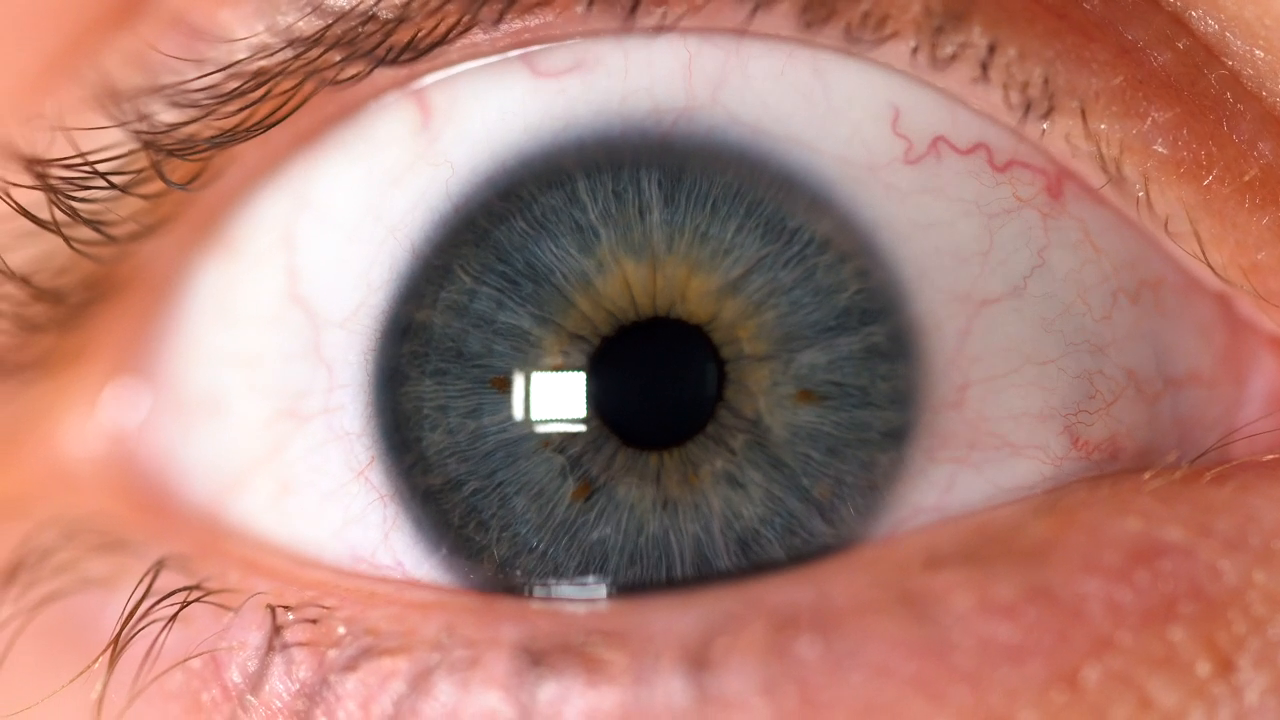
#> input picture frame 15 of gaze_clips/mixkit-human-eye-focusing-in-20962-hd-ready.mp4, 1280 x 720 px, given in place of eye_test1.mp4, which was not available
$ python points_caliberate.py
#> lines starting #> are read from the running program, lines starting #| are printed output that depends on the picture; pictures that were not available may be replaced by others from this repository, and a replacement may not be noted
### OPENH_interface/vector_3d_output.py
import cv2
import numpy as np
import random
import math
import tkinter as tk
import os
from tkinter import filedialog
import sys
import time

try:
    import gl_sphere
    GL_SPHERE_AVAILABLE = True
except ImportError:
    GL_SPHERE_AVAILABLE = False
    print("gl_sphere module not found. OpenGL rendering will be disabled.")

# ==========================
# Load fixed eyeball center
# ==========================

EYEBALL_CENTER_FILE = "eye_calib_eyeball_center.txt"  # change to your calib filename if needed

def load_eyeball_center(path=EYEBALL_CENTER_FILE, default_res=(640, 480)):
    try:
        with open(path, "r") as f:
            line = f.readline().strip()
        x_str, y_str = line.split(",")
        return (int(x_str), int(y_str))
    except Exception as e:
        print("Could not load eyeball center from file, falling back to image center:", e)
        return (default_res[0] // 2, default_res[1] // 2)

FIXED_EYEBALL_CENTER = load_eyeball_center()

# ==========================
# Existing helpers (copied from vector.py, unchanged)
# ==========================

def crop_to_aspect_ratio(image, width=640, height=480):
    current_height, current_width = image.shape[:2]
    desired_ratio = width / height
    current_ratio = current_width / current_height

    if current_ratio > desired_ratio:
        new_width = int(desired_ratio * current_height)
        offset = (current_width - new_width) // 2
        cropped_img = image[:, offset:offset + new_width]
    else:
        new_height = int(current_width / desired_ratio)
        offset = (current_height - new_height) // 2
        cropped_img = image[offset:offset + new_height, :]

    return cv2.resize(cropped_img, (width, height))

def apply_binary_threshold(image, darkestPixelValue, addedThreshold):
    threshold = darkestPixelValue + addedThreshold
    _, thresholded_image = cv2.threshold(image, threshold, 255, cv2.THRESH_BINARY_INV)
    return thresholded_image

def get_darkest_area(image):
    ignoreBounds = 20
    imageSkipSize = 10
    searchArea = 20
    internalSkipSize = 5

    gray = cv2.cvtColor(image, cv2.COLOR_BGR2GRAY)
    min_sum = float('inf')
    darkest_point = None

    for y in range(ignoreBounds, gray.shape[0] - ignoreBounds, imageSkipSize):
        for x in range(ignoreBounds, gray.shape[1] - ignoreBounds, imageSkipSize):
            current_sum = np.int64(0)
            num_pixels = 0
            for dy in range(0, searchArea, internalSkipSize):
                if y + dy >= gray.shape[0]:
                    break
                for dx in range(0, searchArea, internalSkipSize):
                    if x + dx >= gray.shape[1]:
                        break
                    current_sum += gray[y + dy][x + dx]
                    num_pixels += 1

            if current_sum < min_sum and num_pixels > 0:
                min_sum = current_sum
                darkest_point = (x + searchArea // 2, y + searchArea // 2)

    return darkest_point

def mask_outside_square(image, center, size):
    x, y = center
    half_size = size // 2

    mask = np.zeros_like(image)

    top_left_x = max(0, x - half_size)
    top_left_y = max(0, y - half_size)
    bottom_right_x = min(image.shape[1], x + half_size)
    bottom_right_y = min(image.shape[0], y + half_size)

    mask[top_left_y:bottom_right_y, top_left_x:bottom_right_x] = 255
    masked_image = cv2.bitwise_and(image, mask)
    return masked_image

def filter_contours_by_area_and_return_largest(contours, pixel_thresh, ratio_thresh):
    max_area = 0
    largest_contour = None

    for contour in contours:
        area = cv2.contourArea(contour)
        if area >= pixel_thresh:
            x, y, w, h = cv2.boundingRect(contour)
            length = max(w, h)
            width = min(w, h)
            if width == 0:
                continue
            length_to_width_ratio = length / width
            width_to_length_ratio = width / length
            current_ratio = max(length_to_width_ratio, width_to_length_ratio)
            if current_ratio <= ratio_thresh and area > max_area:
                max_area = area
                largest_contour = contour

    if largest_contour is not None:
        return [largest_contour]
    else:
        return []

def check_contour_pixels(contour, image_shape, debug_mode_on):
    if len(contour) < 5:
        return [0, 0, None]

    contour_mask = np.zeros(image_shape, dtype=np.uint8)
    cv2.drawContours(contour_mask, [contour], -1, (255), 1)

    ellipse_mask_thick = np.zeros(image_shape, dtype=np.uint8)
    ellipse_mask_thin = np.zeros(image_shape, dtype=np.uint8)
    ellipse = cv2.fitEllipse(contour)

    cv2.ellipse(ellipse_mask_thick, ellipse, (255), 10)
    cv2.ellipse(ellipse_mask_thin, ellipse, (255), 4)

    overlap_thick = cv2.bitwise_and(contour_mask, ellipse_mask_thick)
    overlap_thin = cv2.bitwise_and(contour_mask, ellipse_mask_thin)

    absolute_pixel_total_thick = np.sum(overlap_thick > 0)
    absolute_pixel_total_thin = np.sum(overlap_thin > 0)

    total_border_pixels = np.sum(contour_mask > 0)
    ratio_under_ellipse = (
        absolute_pixel_total_thin / total_border_pixels if total_border_pixels > 0 else 0
    )

    return [absolute_pixel_total_thick, ratio_under_ellipse, overlap_thin]

def check_ellipse_goodness(binary_image, contour, debug_mode_on):
    ellipse_goodness = [0, 0, 0]
    if len(contour) < 5:
        return ellipse_goodness

    ellipse = cv2.fitEllipse(contour)
    mask = np.zeros_like(binary_image)
    cv2.ellipse(mask, ellipse, (255), -1)

    ellipse_area = np.sum(mask == 255)
    covered_pixels = np.sum((binary_image == 255) & (mask == 255))

    if ellipse_area == 0:
        return ellipse_goodness

    ellipse_goodness[0] = covered_pixels / ellipse_area

    axes_lengths = ellipse[1]
    if axes_lengths[0] == 0 or axes_lengths[1] == 0:
        ellipse_goodness[2] = 0
    else:
        ellipse_goodness[2] = min(
            axes_lengths[1] / axes_lengths[0], axes_lengths[0] / axes_lengths[1]
        )

    return ellipse_goodness

# ==========================
# Gaze vector computation (same as your vector.py)
# ==========================

def compute_gaze_vector(x, y, center_x, center_y, screen_width=640, screen_height=480):
    viewport_width = screen_width
    viewport_height = screen_height

    fov_y_deg = 45.0
    aspect_ratio = viewport_width / viewport_height
    far_clip = 100.0

    camera_position = np.array([0.0, 0.0, 3.0])

    fov_y_rad = np.radians(fov_y_deg)
    half_height_far = np.tan(fov_y_rad / 2) * far_clip
    half_width_far = half_height_far * aspect_ratio

    ndc_x = (2.0 * x) / viewport_width - 1.0
    ndc_y = 1.0 - (2.0 * y) / viewport_height

    far_x = ndc_x * half_width_far
    far_y = ndc_y * half_height_far
    far_z = camera_position[2] - far_clip
    far_point = np.array([far_x, far_y, far_z])

    ray_origin = camera_position
    ray_direction = far_point - camera_position
    ray_direction /= np.linalg.norm(ray_direction)
    ray_direction = -ray_direction

    inner_radius = 1.0 / 1.05
    sphere_offset_x = (center_x / screen_width) * 2.0 - 1.0
    sphere_offset_y = 1.0 - (center_y / screen_height) * 2.0
    sphere_center = np.array([sphere_offset_x * 1.5, sphere_offset_y * 1.5, 0.0])

    origin = ray_origin
    direction = -ray_direction

    L = origin - sphere_center
    a = np.dot(direction, direction)
    b = 2 * np.dot(direction, L)
    c = np.dot(L, L) - inner_radius ** 2
    discriminant = b ** 2 - 4 * a * c

    if discriminant < 0:
        t = -np.dot(direction, L) / np.dot(direction, direction)
        intersection_point = origin + t * direction
        intersection_local = intersection_point - sphere_center
        target_direction = intersection_local / np.linalg.norm(intersection_local)
    else:
        sqrt_disc = np.sqrt(discriminant)
        t1 = (-b - sqrt_disc) / (2 * a)
        t2 = (-b + sqrt_disc) / (2 * a)
        t_candidates = [t for t in [t1, t2] if t > 0]
        if not t_candidates:
            return None, None
        t = min(t_candidates)
        intersection_point = origin + t * direction
        intersection_local = intersection_point - sphere_center
        target_direction = intersection_local / np.linalg.norm(intersection_local)

    circle_local_center = np.array([0.0, 0.0, inner_radius])
    circle_local_center /= np.linalg.norm(circle_local_center)

    rotation_axis = np.cross(circle_local_center, target_direction)
    rotation_axis_norm = np.linalg.norm(rotation_axis)
    if rotation_axis_norm < 1e-6:
        return sphere_center, circle_local_center

    rotation_axis /= rotation_axis_norm
    dot = np.dot(circle_local_center, target_direction)
    dot = np.clip(dot, -1.0, 1.0)
    angle_rad = np.arccos(dot)

    c = np.cos(angle_rad)
    s = np.sin(angle_rad)
    t_ = 1 - c
    x_, y_, z_ = rotation_axis

    rotation_matrix = np.array([
        [t_ * x_ * x_ + c,       t_ * x_ * y_ - s * z_, t_ * x_ * z_ + s * y_],
        [t_ * x_ * y_ + s * z_,  t_ * y_ * y_ + c,      t_ * y_ * z_ - s * x_],
        [t_ * x_ * z_ - s * y_,  t_ * y_ * z_ + s * x_, t_ * z_ * z_ + c     ],
    ])

    gaze_local = np.array([0.0, 0.0, inner_radius])
    gaze_rotated = rotation_matrix @ gaze_local
    gaze_rotated /= np.linalg.norm(gaze_rotated)

    file_path = "gaze_vector.txt"

    def is_file_available(path):
        try:
            with open(path, "a"):
                return True
        except IOError:
            return False

    if is_file_available(file_path):
        try:
            with open(file_path, "w") as f:
                all_values = np.concatenate((sphere_center, gaze_rotated))
                csv_line = ",".join(f"{v:.6f}" for v in all_values)
                f.write(csv_line + "\n")
        except Exception as e:
            print("Write error:", e)
    else:
        print("File is currently in use. Skipping write.")

    return sphere_center, gaze_rotated

# ==========================
# NEW process_frames (uses FIXED_EYEBALL_CENTER)
# ==========================

def process_frames(thresholded_image_strict, thresholded_image_medium, thresholded_image_relaxed,
                   frame, gray_frame, darkest_point, debug_mode_on, render_cv_window):
    """
    Detect pupil ellipse; do NOT estimate eyeball center.
    Use FIXED_EYEBALL_CENTER from calibration file to compute gaze vector.
    """
    kernel_size = 5
    kernel = np.ones((kernel_size, kernel_size), np.uint8)

    image_array = [thresholded_image_relaxed, thresholded_image_medium, thresholded_image_strict]
    name_array = ["relaxed", "medium", "strict"]
    gray_copies = [gray_frame.copy(), gray_frame.copy(), gray_frame.copy()]

    best_ellipse = None
    center_x, center_y = None, None
    goodness = 0

    for i in range(3):
        dilated_image = cv2.dilate(image_array[i], kernel, iterations=2)
        contours, hierarchy = cv2.findContours(dilated_image, cv2.RETR_EXTERNAL, cv2.CHAIN_APPROX_SIMPLE)
        reduced_contours = filter_contours_by_area_and_return_largest(contours, 1000, 3)

        if len(reduced_contours) > 0 and len(reduced_contours[0]) > 5:
            current_goodness = check_ellipse_goodness(dilated_image, reduced_contours[0], debug_mode_on)
            ellipse = cv2.fitEllipse(reduced_contours[0])
            total_pixels = check_contour_pixels(reduced_contours[0], dilated_image.shape, debug_mode_on)
            final_goodness = current_goodness[0] * total_pixels[0] * total_pixels[0] * total_pixels[1]

            if final_goodness > goodness:
                goodness = final_goodness
                best_ellipse = ellipse

    eyeball_center = FIXED_EYEBALL_CENTER

    if best_ellipse is not None:
        (center_x, center_y), axes, angle = best_ellipse
        center_x, center_y = int(center_x), int(center_y)

        # Draw fixed eyeball center and pupil ellipse
        cv2.circle(frame, eyeball_center, 8, (255, 255, 0), -1)  # eyeball center
        cv2.circle(frame, (center_x, center_y), 4, (0, 255, 0), -1)  # pupil center
        cv2.ellipse(frame, best_ellipse, (20, 255, 255), 2)

        # line from eyeball center to pupil center
        cv2.line(frame, eyeball_center, (center_x, center_y), (255, 150, 50), 2)

        # extended gaze line
        dx = center_x - eyeball_center[0]
        dy = center_y - eyeball_center[1]
        extended_x = int(eyeball_center[0] + 2 * dx)
        extended_y = int(eyeball_center[1] + 2 * dy)
        cv2.line(frame, (center_x, center_y), (extended_x, extended_y), (200, 255, 0), 3)

        # compute gaze vector with fixed eyeball center
        sphere_center, direction = compute_gaze_vector(
            center_x, center_y,
            eyeball_center[0], eyeball_center[1],
            screen_width=frame.shape[1],
            screen_height=frame.shape[0]
        )

        if sphere_center is not None and direction is not None:
            origin_text = f"Origin: ({sphere_center[0]:.2f}, {sphere_center[1]:.2f}, {sphere_center[2]:.2f})"
            dir_text = f"Direction: ({direction[0]:.2f}, {direction[1]:.2f}, {direction[2]:.2f})"
            text_origin = (12, frame.shape[0] - 38)
            text_dir = (12, frame.shape[0] - 13)
            text_origin2 = (10, frame.shape[0] - 40)
            text_dir2 = (10, frame.shape[0] - 15)

            cv2.putText(frame, origin_text, text_origin, cv2.FONT_HERSHEY_SIMPLEX, 0.5, (0, 0, 0), 3)
            cv2.putText(frame, dir_text, text_dir, cv2.FONT_HERSHEY_SIMPLEX, 0.5, (0, 0, 0), 3)
            cv2.putText(frame, origin_text, text_origin2, cv2.FONT_HERSHEY_SIMPLEX, 0.5, (0, 255, 0), 2)
            cv2.putText(frame, dir_text, text_dir2, cv2.FONT_HERSHEY_SIMPLEX, 0.5, (0, 255, 0), 2)

            if GL_SPHERE_AVAILABLE:
                gl_image = gl_sphere.update_sphere_rotation(center_x, center_y, eyeball_center[0], eyeball_center[1])
                if gl_image is not None:
                    blended = cv2.addWeighted(frame, 0.6, gl_image, 0.4, 0)
                    cv2.imshow("Eye Tracker + Sphere", blended)
                else:
                    cv2.imshow("Eye Tracker + Sphere", frame)
            else:
                cv2.imshow("Eye Tracker + Sphere", frame)

        else:
            cv2.imshow("Eye Tracker + Sphere", frame)

    else:
        # No ellipse found; just show frame
        cv2.imshow("Eye Tracker + Sphere", frame)

    return best_ellipse, sphere_center if 'sphere_center' in locals() else None, \
           direction if 'direction' in locals() else None

# ==========================
# Your process_frame + GUI hooks (using new process_frames)
# ==========================

# Finds the pupil in an individual frame and returns the center point
def process_frame(frame):
    # Crop and resize frame
    frame = crop_to_aspect_ratio(frame)
    frame = cv2.flip(frame, -1)

    # find the darkest point
    darkest_point = get_darkest_area(frame)

    # Convert to grayscale to handle pixel value operations
    gray_frame = cv2.cvtColor(frame, cv2.COLOR_BGR2GRAY)
    darkest_pixel_value = gray_frame[darkest_point[1], darkest_point[0]]

    # apply thresholding operations at different levels
    thresholded_image_strict = apply_binary_threshold(gray_frame, darkest_pixel_value, 5)  # lite
    thresholded_image_strict = mask_outside_square(thresholded_image_strict, darkest_point, 250)

    thresholded_image_medium = apply_binary_threshold(gray_frame, darkest_pixel_value, 15)  # medium
    thresholded_image_medium = mask_outside_square(thresholded_image_medium, darkest_point, 250)

    thresholded_image_relaxed = apply_binary_threshold(gray_frame, darkest_pixel_value, 25)  # heavy
    thresholded_image_relaxed = mask_outside_square(thresholded_image_relaxed, darkest_point, 250)

    # take the three images thresholded at different levels and process them
    result = process_frames(
        thresholded_image_strict,
        thresholded_image_medium,
        thresholded_image_relaxed,
        frame,
        gray_frame,
        darkest_point,
        False,
        False
    )

    # Normalize return to (ellipse, sphere_center, direction)
    if isinstance(result, tuple) and len(result) == 3:
        final_rotated_rect, sphere_center, direction = result
    else:
        final_rotated_rect, sphere_center, direction = None, None, None

    return final_rotated_rect, sphere_center, direction

# Process video from the selected camera
# [67 lines left out: functions process_camera, process_video, selection_gui, not called in this run]

# [2 lines that do not run on import are left out]

### OPENH_interface/points_caliberate.py
import cv2
import numpy as np
from vector_3d_output import process_frame  # or from vector_11 import process_frame

def get_calib_matrix_averaged(eye_vid_path):
    # 1. GENERATE THE 20 SCREEN POINTS (4x5 Grid)
    SCREEN_W, SCREEN_H = 1920, 1080
    ROWS, COLS = 4, 5
    MARGIN = 0.1
    x_margin = int(SCREEN_W * MARGIN)
    y_margin = int(SCREEN_H * MARGIN)
    x_pos = [x_margin + i * (SCREEN_W - 2 * x_margin) // (COLS - 1) for i in range(COLS)]
    y_pos = [y_margin + i * (SCREEN_H - 2 * y_margin) // (ROWS - 1) for i in range(ROWS)]
    world_points = [(x, y) for y in y_pos for x in x_pos]

    # 2. INITIALIZE VIDEO
    cap = cv2.VideoCapture(eye_vid_path)
    fps = 25              # your capture FPS
    frames_per_point = 75 # 3 seconds @ 25fps

    eye_data_averages = []
    final_world_points = []

    print(f"Starting averaging process for {len(world_points)} points...")

    for i in range(len(world_points)):
        block_dx = []
        block_dy = []

        # Skip first 15 frames for this point (0.6s)
        start_f = i * frames_per_point + 15
        cap.set(cv2.CAP_PROP_POS_FRAMES, start_f)

        # Use the next 60 frames (~2.4s)
        for _ in range(60):
            ret, frame = cap.read()
            if not ret:
                break

            # directly get gaze direction from your tracker
            ellipse, sphere_center, direction = process_frame(frame)

            if direction is not None:
                dx = float(direction[0])
                dy = float(direction[1])
                block_dx.append(dx)
                block_dy.append(dy)

        if len(block_dx) > 10:
            avg_x = float(np.mean(block_dx))
            avg_y = float(np.mean(block_dy))
            eye_data_averages.append([avg_x, avg_y])
            final_world_points.append(world_points[i])
            print(f"Point {i+1} Averaged: ({avg_x:.4f}, {avg_y:.4f}) using {len(block_dx)} frames")
        else:
            print(f"Point {i+1} Failed: Not enough gaze data captured")
#> this loop made 1 pass
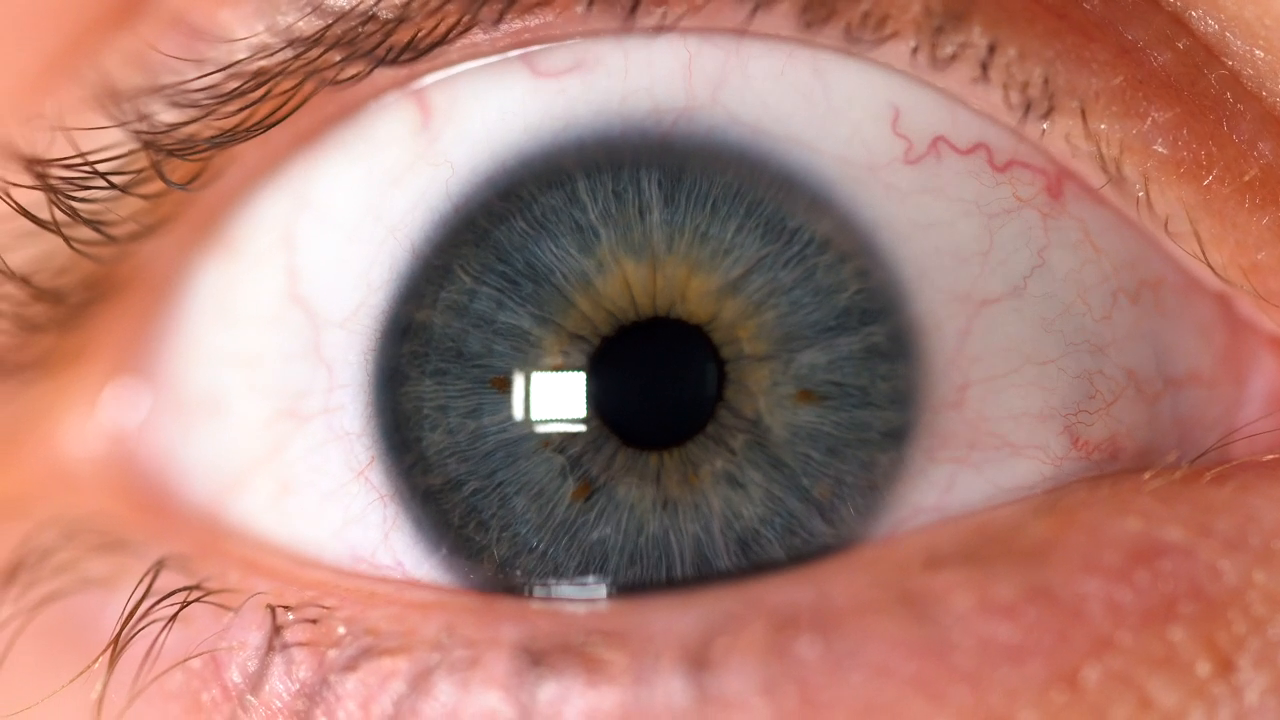
#> input picture frame 15 of gaze_clips/mixkit-human-eye-focusing-in-20962-hd-ready.mp4, 1280 x 720 px, given in place of eye_test1.mp4, which was not available
#> pass 1, in crop_to_aspect_ratio, `cropped_img = image[:, offset:offset + new_width]`:
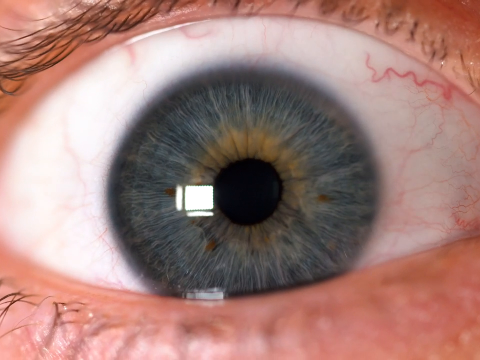
#> cropped_img: shape (720, 960, 3) (shown at 1/2 size); mean B, G, R 122.5, 128.6, 164.5
#> pass 1, in process_frame, `frame = cv2.flip(frame, -1)`:
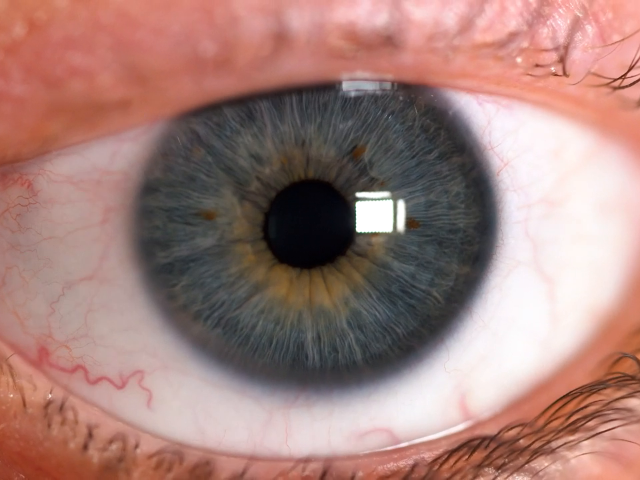
#> frame: shape (480, 640, 3); mean of channels 0, 1, 2 122.5, 128.6, 164.5; drawn as B, G, R
#> pass 1, in get_darkest_area, `gray = cv2.cvtColor(image, cv2.COLOR_BGR2GRAY)`:
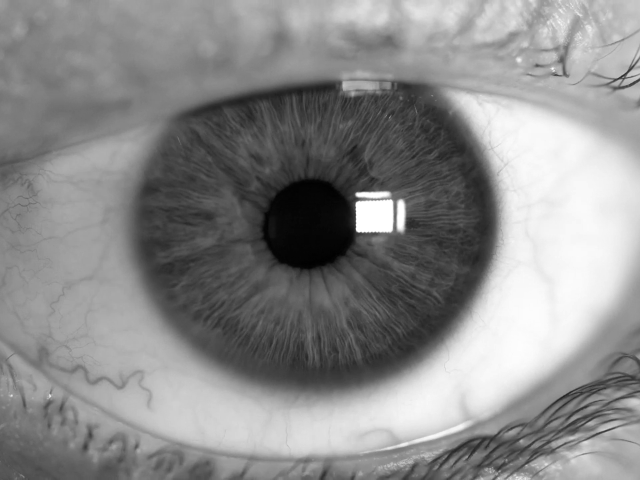
#> gray: shape (480, 640); min 0, max 255, mean 138.6
#> frame is the input picture: shape (720, 1280, 3); mean B, G, R 117.1, 127.2, 173.7

    cap.release()

    # 3. COMPUTE HOMOGRAPHY
    if len(eye_data_averages) >= 4:
        src_pts = np.array(eye_data_averages, dtype=np.float32)   # (N, 2) in gaze-direction space
        dst_pts = np.array(final_world_points, dtype=np.float32)  # (N, 2) screen coords

        H, _ = cv2.findHomography(src_pts, dst_pts, cv2.RANSAC, 5.0)

        np.save("calibration_matrix.npy", H)
        print("\nSUCCESS: Matrix saved as calibration_matrix.npy")
        return H
    else:
        print("\nERROR: Not enough valid points found.")
        return None

# Execute (change path to your eye video used for point calibration)
get_calib_matrix_averaged(r"C:\Users\aarus\OneDrive\Documents\ARGlasses\OPENH\eye_test1.mp4")
#> (the call stopped at in process_frames, `gl_image = gl_sphere.update_sphere_rotation(center_x, center_y, eyebal..`: gl_sphere is not available in this run)
